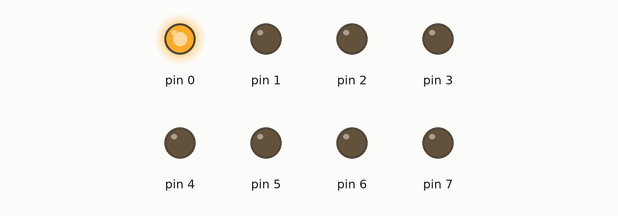
Bench run of a sketch on a simulated Arduino Uno, built with avr-gcc and run on an emulated ATmega328P. Shown: output pins drawn as LEDs (lit = HIGH).

Above: at 0.12 s.
At 0.62 s:
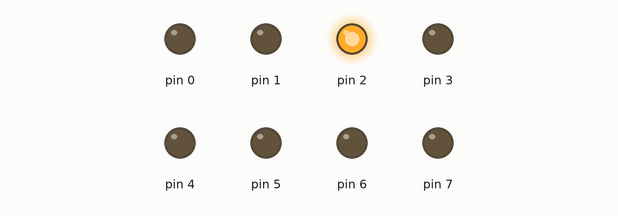
At 1.12 s:
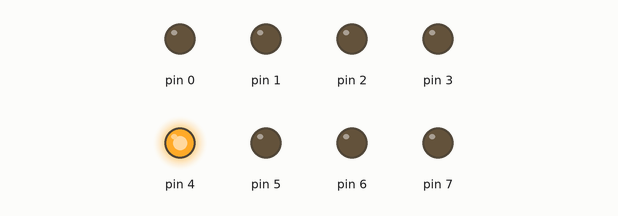
At 2.12 s:
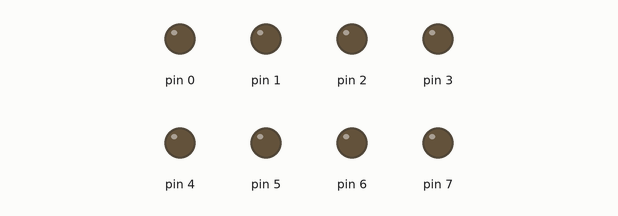
At 3.62 s:
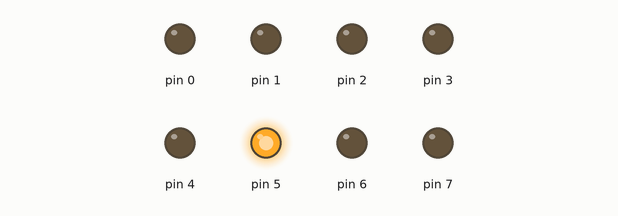
At 4.87 s:
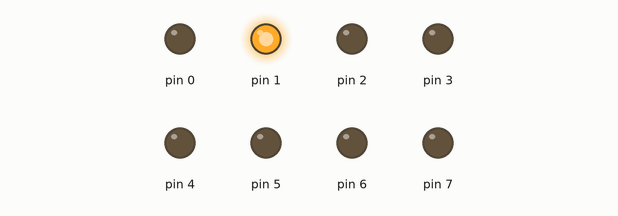
Timing chart, 0 to 5.2 s (numbered marks = the images above):
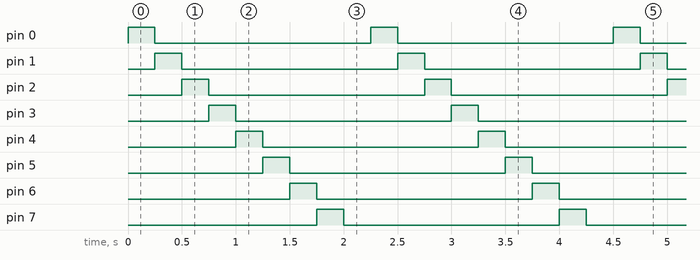

The sketch:

lab4.ino
```cpp
void setup()  {
  DDRD |= B11111111;
}
void loop() {
PORTD = B00000001;
delay (250);
  for(int i=0;i<=7;i++){
    PORTD = PORTD<<1;
    delay(250);
   }
}
```

Measured:
- by itself, pin 0–7: alternates HIGH for 0.25 s and LOW for 2.0 s
- by itself, everything shown: repeats every 2.3 s, in 9 steps
